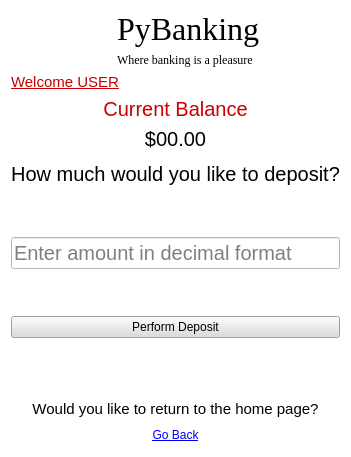
<?xml version="1.0" encoding="UTF-8"?>
<ui version="4.0">
 <class>Form</class>
 <widget class="QWidget" name="Form">
  <property name="geometry">
   <rect>
    <x>0</x>
    <y>0</y>
    <width>334</width>
    <height>457</height>
   </rect>
  </property>
  <property name="windowTitle">
   <string>Form</string>
  </property>
  <property name="styleSheet">
   <string notr="true">QWidget{background-color:white; color:black;}QLabel#Company_Name{font-size: 32px; font-family: georgia;} 
QLineEdit{font-size:20px}
QLabel#subtitle{font-family:georgia}
QPushButton#home_button{text-decoration:underline;color:blue}
QLabel#home_label{font-size:15px;}
QLabel#balance_label{font-size:20px;color: rgb(200, 0, 0)}
QLabel#user_balance_label{font-size:20px;}
QLabel#deposit_label{font-size:20px;}
QLabel#welcome_label_2{font-size:15px;color: rgb(200, 0, 0); text-decoration:underline}
QLabel#response_message{color: rgb(200, 0, 0)}
QPushButton#deposit_button{background-color: rgb(220,220,220)}
</string>
  </property>
  <layout class="QHBoxLayout" name="horizontalLayout">
   <item>
    <layout class="QVBoxLayout" name="verticalLayout_2">
     <item>
      <layout class="QHBoxLayout" name="horizontalLayout_11">
       <item>
        <widget class="QLabel" name="label_3">
         <property name="maximumSize">
          <size>
           <width>100</width>
           <height>100</height>
          </size>
         </property>
         <property name="text">
          <string/>
         </property>
         <property name="pixmap">
          <pixmap>depositphotos_81119782-stock-photo-bank-flat-red-color-round.jpg</pixmap>
         </property>
         <property name="scaledContents">
          <bool>true</bool>
         </property>
        </widget>
       </item>
       <item>
        <layout class="QVBoxLayout" name="verticalLayout_14">
         <item>
          <widget class="QLabel" name="Company_Name">
           <property name="text">
            <string>PyBanking</string>
           </property>
           <property name="alignment">
            <set>Qt::AlignmentFlag::AlignBottom|Qt::AlignmentFlag::AlignLeading|Qt::AlignmentFlag::AlignLeft</set>
           </property>
          </widget>
         </item>
         <item>
          <widget class="QLabel" name="subtitle">
           <property name="text">
            <string>Where banking is a pleasure</string>
           </property>
           <property name="alignment">
            <set>Qt::AlignmentFlag::AlignLeading|Qt::AlignmentFlag::AlignLeft|Qt::AlignmentFlag::AlignTop</set>
           </property>
          </widget>
         </item>
        </layout>
       </item>
      </layout>
     </item>
     <item>
      <layout class="QVBoxLayout" name="verticalLayout">
       <item>
        <widget class="QLabel" name="welcome_label_2">
         <property name="text">
          <string>Welcome USER</string>
         </property>
         <property name="alignment">
          <set>Qt::AlignmentFlag::AlignLeading|Qt::AlignmentFlag::AlignLeft|Qt::AlignmentFlag::AlignTop</set>
         </property>
        </widget>
       </item>
       <item>
        <layout class="QVBoxLayout" name="verticalLayout_3">
         <item>
          <widget class="QLabel" name="balance_label">
           <property name="text">
            <string>Current Balance</string>
           </property>
           <property name="alignment">
            <set>Qt::AlignmentFlag::AlignCenter</set>
           </property>
          </widget>
         </item>
         <item>
          <widget class="QLabel" name="user_balance_label">
           <property name="text">
            <string>$00.00</string>
           </property>
           <property name="alignment">
            <set>Qt::AlignmentFlag::AlignCenter</set>
           </property>
          </widget>
         </item>
        </layout>
       </item>
      </layout>
     </item>
     <item>
      <widget class="QLabel" name="deposit_label">
       <property name="text">
        <string>How much would you like to deposit?</string>
       </property>
       <property name="alignment">
        <set>Qt::AlignmentFlag::AlignCenter</set>
       </property>
      </widget>
     </item>
     <item>
      <widget class="QLabel" name="label_2">
       <property name="text">
        <string/>
       </property>
      </widget>
     </item>
     <item>
      <widget class="QLineEdit" name="deposit_input">
       <property name="placeholderText">
        <string>Enter amount in decimal format</string>
       </property>
      </widget>
     </item>
     <item>
      <widget class="QLabel" name="label">
       <property name="text">
        <string/>
       </property>
      </widget>
     </item>
     <item>
      <widget class="QPushButton" name="deposit_button">
       <property name="text">
        <string>Perform Deposit</string>
       </property>
      </widget>
     </item>
     <item>
      <widget class="QLabel" name="response_message">
       <property name="text">
        <string/>
       </property>
       <property name="alignment">
        <set>Qt::AlignmentFlag::AlignCenter</set>
       </property>
      </widget>
     </item>
     <item>
      <widget class="QLabel" name="home_label">
       <property name="text">
        <string>Would you like to return to the home page?</string>
       </property>
       <property name="alignment">
        <set>Qt::AlignmentFlag::AlignBottom|Qt::AlignmentFlag::AlignHCenter</set>
       </property>
      </widget>
     </item>
     <item>
      <widget class="QPushButton" name="home_button">
       <property name="text">
        <string>Go Back</string>
       </property>
       <property name="flat">
        <bool>true</bool>
       </property>
      </widget>
     </item>
    </layout>
   </item>
  </layout>
 </widget>
 <resources/>
 <connections/>
</ui>
